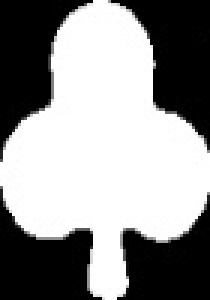
#> input picture OpenCV/Card_Imgs.backup/Clubs.jpg, 70 x 100 px, given in place of the camera (shown 3 times larger)
$ python CardDetector.py
#> lines starting #> are read from the running program, lines starting #| are printed output that depends on the picture; after the words box and inside, x2 and y2 are one past the last pixel; in counts of white or black regions, pixels touching at a corner belong together
### OpenCV/VideoStream.py
############## Camera video stream creator ###############
#
# Author: Evan Juras  (heavily copying from Adrian Rosebrock)
# Date: 1/12/18
# Description: Defines the VideoStream object, which controls
# acquisition of frames from a PiCamera or USB camera. The object uses
# multi-threading to aquire camera frames in a separate thread from the main
# program. This allows the main thread to grab the most recent camera frame
# without having to take it directly from the camera feed, reducing I/O time,
# which slightly improves framerate.
#
# When using this with a USB Camera on a desktop or laptop, the framerate tends
# to be too fast. The Card Detector program still works, but it is intended
# for the lower processing power of the Raspberry Pi.
#
# See the following web pages for a full explanation of the source code:
# https://www.pyimagesearch.com/2015/12/28/increasing-raspberry-pi-fps-with-python-and-opencv/
# https://www.pyimagesearch.com/2015/12/21/increasing-webcam-fps-with-python-and-opencv/

# Import the necessary packages
from threading import Thread
import cv2


class VideoStream:
    """Camera object"""
    def __init__(self, resolution=(1920,1080),framerate=30,PiOrUSB=2,src=1):

        # Create a variable to indicate if it's a USB camera or PiCamera.
        # PiOrUSB = 1 will use PiCamera. PiOrUSB = 2 will use USB camera.
#> called with resolution = (1920, 1080), framerate = 10, PiOrUSB = 2, src = 3
        self.PiOrUSB = PiOrUSB

        if self.PiOrUSB == 1: # PiCamera
            # Import packages from picamera library
            from picamera.array import PiRGBArray
            from picamera import PiCamera

            # Initialize the PiCamera and the camera image stream
            self.camera = PiCamera()
            self.camera.resolution = resolution
            self.camera.framerate = framerate
            self.rawCapture = PiRGBArray(self.camera,size=resolution)
            self.stream = self.camera.capture_continuous(
                self.rawCapture, format = "bgr", use_video_port = True)

            # Initialize variable to store the camera frame
            self.frame = []

        if self.PiOrUSB == 2: # USB camera
            # Initialize the USB camera and the camera image stream
            self.stream = cv2.VideoCapture(src)
            ret = self.stream.set(3,resolution[0])
            ret = self.stream.set(4,resolution[1])
            #ret = self.stream.set(5,framerate) #Doesn't seem to do anything so it's commented out

            # Read first frame from the stream
            (self.grabbed, self.frame) = self.stream.read()
#> self.frame is the input picture: shape (100, 70, 3); min 0, max 255, mean 145.8

	# Create a variable to control when the camera is stopped
        self.stopped = False

    def start(self):
	# Start the thread to read frames from the video stream
        Thread(target=self.update,args=()).start()
        return self

    def update(self):

        if self.PiOrUSB == 1: # PiCamera

            # Keep looping indefinitely until the thread is stopped
            for f in self.stream:
                # Grab the frame from the stream and clear the stream
                # in preparation for the next frame
                self.frame = f.array
                self.rawCapture.truncate(0)

                if self.stopped:
                    # Close camera resources
                    self.stream.close()
                    self.rawCapture.close()
                    self.camera.close()

        if self.PiOrUSB == 2: # USB camera

            # Keep looping indefinitely until the thread is stopped
            while True:
                # If the camera is stopped, stop the thread
                if self.stopped:
                    # Close camera resources
                    self.stream.release()
                    return

                # Otherwise, grab the next frame from the stream
                (self.grabbed, self.frame) = self.stream.read()

    def read(self):
		# Return the most recent frame
        return self.frame

    def stop(self):
		# Indicate that the camera and thread should be stopped
        self.stopped = True

### OpenCV/Cards.py
############## Playing Card Detector Functions ###############
#
# Author: Evan Juras
# Date: 9/5/17
# Description: Functions and classes for CardDetector.py that perform
# various steps of the card detection algorithm


# Import necessary packages
import numpy as np
import cv2
import time

### Constants ###

# Adaptive threshold levels
BKG_THRESH = 40
CARD_THRESH = 40

# Width and height of card corner, where rank and suit are
CORNER_WIDTH = 32
CORNER_HEIGHT = 84

# Dimensions of rank train images
RANK_WIDTH = 70 #70
RANK_HEIGHT = 105 #125

# Dimensions of suit train images
SUIT_WIDTH = 70 #70
SUIT_HEIGHT = 93 #100

RANK_DIFF_MAX = 2000 #2000
SUIT_DIFF_MAX = 700 #700

CARD_MAX_AREA = 120000
CARD_MIN_AREA = 25000

font = cv2.FONT_HERSHEY_SIMPLEX

### Structures to hold query card and train card information ###

class Query_card:
    """Structure to store information about query cards in the camera image."""

    # [12 lines left out: function __init__, not called in this run]

class Train_ranks:
    """Structure to store information about train rank images."""

    def __init__(self):
        self.img = [] # Thresholded, sized rank image loaded from hard drive
        self.name = "Placeholder"

class Train_suits:
    """Structure to store information about train suit images."""

    def __init__(self):
        self.img = [] # Thresholded, sized suit image loaded from hard drive
        self.name = "Placeholder"

### Functions ###
def load_ranks(filepath):
    """Loads rank images from directory specified by filepath. Stores
    them in a list of Train_ranks objects."""
#> called with filepath = 'OpenCV/Card_Imgs/'

    train_ranks = []
    i = 0

    for Rank in ['Ace','Two','Three','Four','Five','Six','Seven',
                 'Eight','Nine','Ten','Jack','Queen','King']:
        train_ranks.append(Train_ranks())
        train_ranks[i].name = Rank
        filename = Rank + '.jpg'
        train_ranks[i].img = cv2.imread(filepath+filename, cv2.IMREAD_GRAYSCALE)
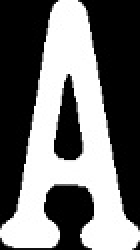
#> input picture OpenCV/Card_Imgs.backup/Ace.jpg, 70 x 125 px, found by its file name (shown 2 times larger)
        i = i + 1
#> i = 1

    return train_ranks

def load_suits(filepath):
    """Loads suit images from directory specified by filepath. Stores
    them in a list of Train_suits objects."""
#> called with filepath = 'OpenCV/Card_Imgs/'

    train_suits = []
    i = 0

    for Suit in ['Spades','Diamonds','Clubs','Hearts']:
        train_suits.append(Train_suits())
        train_suits[i].name = Suit
        filename = Suit + '.jpg'
        train_suits[i].img = cv2.imread(filepath+filename, cv2.IMREAD_GRAYSCALE)
        i = i + 1
#> i = 1

    return train_suits

def preprocess_image(image):
    """Returns a grayed, blurred, and adaptively thresholded camera image."""

    gray = cv2.cvtColor(image,cv2.COLOR_BGR2GRAY)
    blur = cv2.GaussianBlur(gray,(5,5),0)
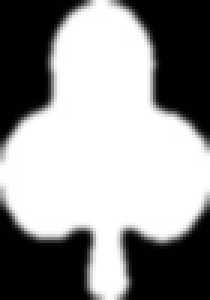
#> blur: shape (100, 70) (shown 3 times larger); min 0, max 255, mean 146.1

    # The best threshold level depends on the ambient lighting conditions.
    # For bright lighting, a high threshold must be used to isolate the cards
    # from the background. For dim lighting, a low threshold must be used.
    # To make the card detector independent of lighting conditions, the
    # following adaptive threshold method is used.
    #
    # A background pixel in the center top of the image is sampled to determine
    # its intensity. The adaptive threshold is set at 50 (THRESH_ADDER) higher
    # than that. This allows the threshold to adapt to the lighting conditions.
    img_w, img_h = np.shape(image)[:2]
#> img_w = 100; img_h = 70
    bkg_level = gray[int(img_h/50)][int(img_w/3)]
#> bkg_level = 255
    thresh_level = bkg_level + BKG_THRESH
#> thresh_level = 295

    retval, thresh = cv2.threshold(blur,thresh_level,255,cv2.THRESH_BINARY)
#> thresh: shape (100, 70); every value is 0
#> retval = 295

    return thresh

def find_cards(thresh_image):
    """Finds all card-sized contours in a thresholded camera image.
    Returns the number of cards, and a list of card contours sorted
    from largest to smallest."""

    # Find contours and sort their indices by contour size
    cnts,hier = cv2.findContours(thresh_image,cv2.RETR_TREE,cv2.CHAIN_APPROX_SIMPLE)
#> cnts = []
    index_sort = sorted(range(len(cnts)), key=lambda i : cv2.contourArea(cnts[i]),reverse=True)
#> index_sort = []

    # If there are no contours, do nothing
    if len(cnts) == 0:
        return [], []

    # Otherwise, initialize empty sorted contour and hierarchy lists
    cnts_sort = []
    hier_sort = []
    cnt_is_card = np.zeros(len(cnts),dtype=int)

    # Fill empty lists with sorted contour and sorted hierarchy. Now,
    # the indices of the contour list still correspond with those of
    # the hierarchy list. The hierarchy array can be used to check if
    # the contours have parents or not.
    for i in index_sort:
        cnts_sort.append(cnts[i])
        hier_sort.append(hier[0][i])

    # Determine which of the contours are cards by applying the
    # following criteria: 1) Smaller area than the maximum card size,
    # 2), bigger area than the minimum card size, 3) have no parents,
    # and 4) have four corners

    for i in range(len(cnts_sort)):
        size = cv2.contourArea(cnts_sort[i])
        peri = cv2.arcLength(cnts_sort[i],True)
        approx = cv2.approxPolyDP(cnts_sort[i],0.01*peri,True)

        if ((size < CARD_MAX_AREA) and (size > CARD_MIN_AREA)
            and (hier_sort[i][3] == -1) and (len(approx) == 4)):
            cnt_is_card[i] = 1

    return cnts_sort, cnt_is_card

# [221 lines left out: functions preprocess_card, match_card, draw_results, flattener, not called in this run]

### OpenCV/CardDetector.py
############## Python-OpenCV Playing Card Detector ###############
#
# Author: Evan Juras
# Date: 9/5/17
# Description: Python script to detect and identify playing cards
# from a PiCamera video feed.
#

# Import necessary packages
import cv2
import numpy as np
import time
import os
import Cards
import VideoStream


### ---- INITIALIZATION ---- ###
# Define constants and initialize variables

## Camera settings
IM_WIDTH = 1920
IM_HEIGHT = 1080
FRAME_RATE = 10

## Initialize calculated frame rate because it's calculated AFTER the first time it's displayed
frame_rate_calc = 1
freq = cv2.getTickFrequency()

## Define font to use
font = cv2.FONT_HERSHEY_SIMPLEX

# Initialize camera object and video feed from the camera. The video stream is set up
# as a seperate thread that constantly grabs frames from the camera feed.
# See VideoStream.py for VideoStream class definition
## IF USING USB CAMERA INSTEAD OF PICAMERA,
## CHANGE THE THIRD ARGUMENT FROM 1 TO 2 IN THE FOLLOWING LINE:
videostream = VideoStream.VideoStream((IM_WIDTH,IM_HEIGHT),FRAME_RATE,2,3).start()
time.sleep(1) # Give the camera time to warm up

# Load the train rank and suit images
path = os.path.dirname(os.path.abspath(__file__))
train_ranks = Cards.load_ranks( path + '/Card_Imgs/')
train_suits = Cards.load_suits( path + '/Card_Imgs/')


### ---- MAIN LOOP ---- ###
# The main loop repeatedly grabs frames from the video stream
# and processes them to find and identify playing cards.

cam_quit = 0 # Loop control variable

# Begin capturing frames
while cam_quit == 0:

    # Grab frame from video stream
    image = videostream.read()
    # Start timer (for calculating frame rate)
    t1 = cv2.getTickCount()

    # Pre-process camera image (gray, blur, and threshold it)
    pre_proc = Cards.preprocess_image(image)

    # Find and sort the contours of all cards in the image (query cards)
    cnts_sort, cnt_is_card = Cards.find_cards(pre_proc)
#> cnts_sort = []; cnt_is_card = []

    # If there are no contours, do nothing
    if len(cnts_sort) != 0:

        # Initialize a new "cards" list to assign the card objects.
        # k indexes the newly made array of cards.
        cards = []
        k = 0

        # For each contour detected:
        for i in range(len(cnts_sort)):
            if (cnt_is_card[i] == 1):

                # Create a card object from the contour and append it to the list of cards.
                # preprocess_card function takes the card contour and contour and
                # determines the cards properties (corner points, etc). It generates a
                # flattened 200x300 image of the card, and isolates the card's
                # suit and rank from the image.
                cards.append(Cards.preprocess_card(cnts_sort[i],image))

                # Find the best rank and suit match for the card.
                cards[k].best_rank_match,cards[k].best_suit_match,cards[k].rank_diff,cards[k].suit_diff = Cards.match_card(cards[k],train_ranks,train_suits)

                # Draw center point and match result on the image.
                image = Cards.draw_results(image, cards[k])
                k = k + 1

        # Draw card contours on image (have to do contours all at once or
        # they do not show up properly for some reason)
        if (len(cards) != 0):
            temp_cnts = []
            for i in range(len(cards)):
                temp_cnts.append(cards[i].contour)
            cv2.drawContours(image,temp_cnts, -1, (255,0,0), 2)

    #time.sleep(0.2)
    # Draw framerate in the corner of the image. Framerate is calculated at the end of the main loop,
    # so the first time this runs, framerate will be shown as 0.
    cv2.putText(image,"FPS: "+str(int(frame_rate_calc)),(10,26),font,0.7,(255,0,255),2,cv2.LINE_AA)
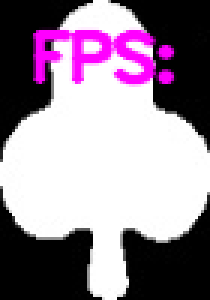
#> image: shape (100, 70, 3) (shown 3 times larger); 9.26% of pixels changed, all inside (x1, y1, x2, y2) = (10, 9, 59, 29); drawn as B, G, R

    # Finally, display the image with the identified cards!
    dim = (1280, 720)
    image2 = cv2.resize(image, dim, interpolation = cv2.INTER_AREA)
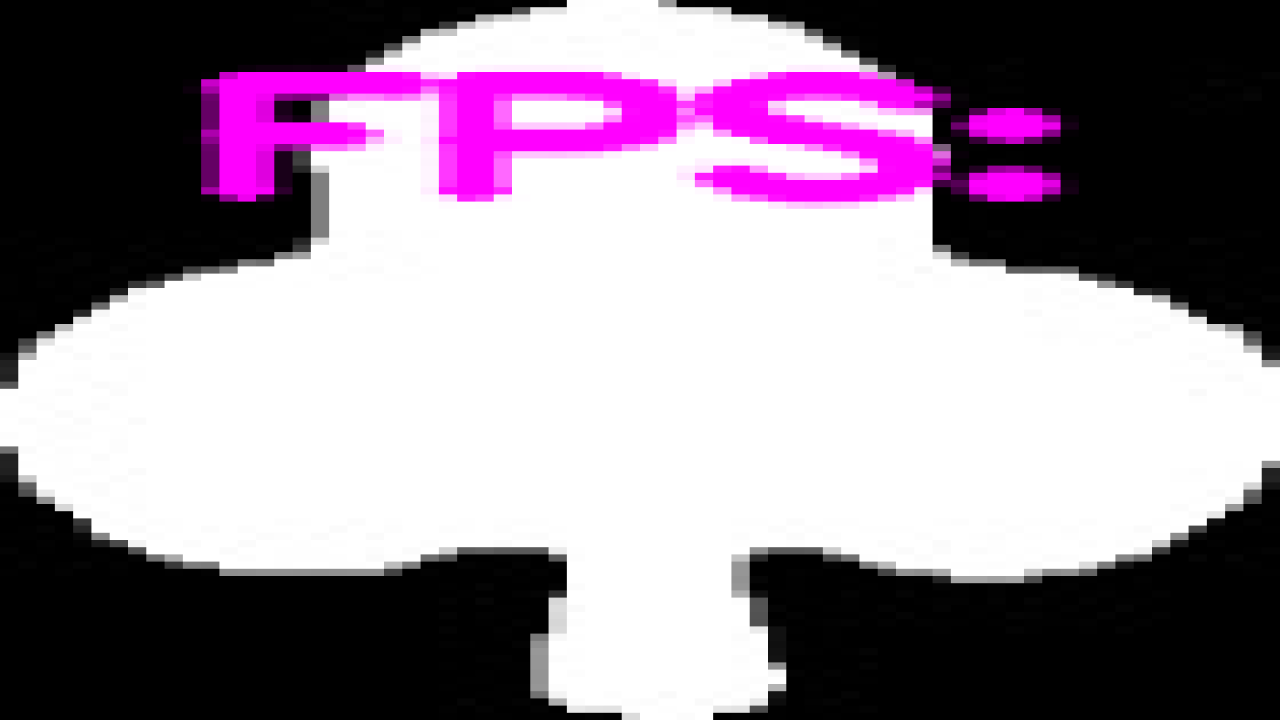
#> image2: shape (720, 1280, 3); mean of channels 0, 1, 2 150.4, 134.5, 150.4; drawn as B, G, R
    cv2.imshow("Card Detector",image2)

    # Calculate framerate
    t2 = cv2.getTickCount()
    time1 = (t2-t1)/freq
    frame_rate_calc = 1/time1

    # Poll the keyboard. If 'q' is pressed, exit the main loop.
    key = cv2.waitKey(1) & 0xFF
#> (key q is pressed here)
    if key == ord("q"):
        cam_quit = 1


# Close all windows and close the PiCamera video stream.
cv2.destroyAllWindows()
videostream.stop()
